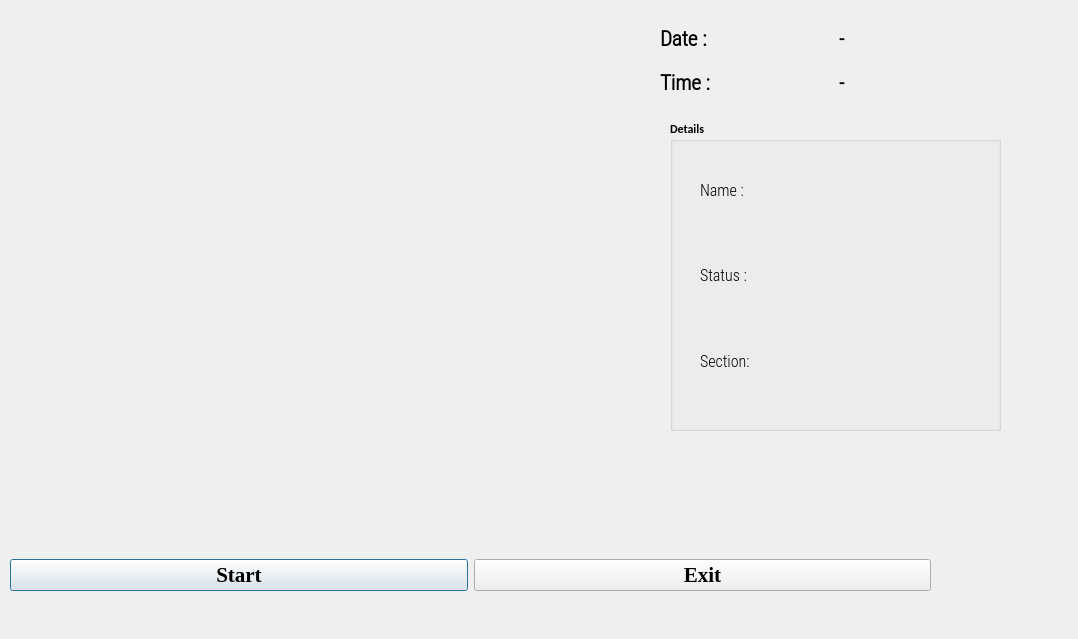
<?xml version="1.0" encoding="UTF-8"?>
<ui version="4.0">
 <class>OutputDialog</class>
 <widget class="QDialog" name="OutputDialog">
  <property name="geometry">
   <rect>
    <x>0</x>
    <y>0</y>
    <width>1078</width>
    <height>639</height>
   </rect>
  </property>
  <property name="minimumSize">
   <size>
    <width>0</width>
    <height>0</height>
   </size>
  </property>
  <property name="maximumSize">
   <size>
    <width>1280</width>
    <height>720</height>
   </size>
  </property>
  <property name="font">
   <font>
    <family>Calibri</family>
    <weight>75</weight>
    <bold>true</bold>
   </font>
  </property>
  <property name="windowTitle">
   <string>Face Recognition Attendance System by Meghwant Singh</string>
  </property>
  <property name="windowIcon">
   <iconset resource="resource.qrc">
    <normaloff>:/icon/icon.png</normaloff>:/icon/icon.png</iconset>
  </property>
  <widget class="QLabel" name="imgLabel">
   <property name="geometry">
    <rect>
     <x>10</x>
     <y>10</y>
     <width>640</width>
     <height>480</height>
    </rect>
   </property>
   <property name="minimumSize">
    <size>
     <width>4</width>
     <height>0</height>
    </size>
   </property>
   <property name="maximumSize">
    <size>
     <width>640</width>
     <height>480</height>
    </size>
   </property>
   <property name="text">
    <string/>
   </property>
  </widget>
  <widget class="QWidget" name="horizontalLayoutWidget">
   <property name="geometry">
    <rect>
     <x>10</x>
     <y>500</y>
     <width>921</width>
     <height>151</height>
    </rect>
   </property>
   <layout class="QHBoxLayout" name="horizontalLayout">
    <item>
     <widget class="QPushButton" name="ClockInButton">
      <property name="font">
       <font>
        <family>Times New Roman</family>
        <pointsize>16</pointsize>
        <weight>75</weight>
        <bold>true</bold>
       </font>
      </property>
      <property name="text">
       <string>Start</string>
      </property>
      <property name="checkable">
       <bool>true</bool>
      </property>
     </widget>
    </item>
    <item>
     <widget class="QPushButton" name="ClockOutButton">
      <property name="font">
       <font>
        <family>Times New Roman</family>
        <pointsize>16</pointsize>
        <weight>75</weight>
        <bold>true</bold>
       </font>
      </property>
      <property name="text">
       <string>Exit</string>
      </property>
      <property name="checkable">
       <bool>true</bool>
      </property>
     </widget>
    </item>
   </layout>
  </widget>
  <widget class="QWidget" name="gridLayoutWidget">
   <property name="geometry">
    <rect>
     <x>660</x>
     <y>20</y>
     <width>351</width>
     <height>81</height>
    </rect>
   </property>
   <layout class="QGridLayout" name="gridLayout_2">
    <item row="0" column="1">
     <widget class="QLabel" name="Date_Label">
      <property name="font">
       <font>
        <family>Roboto Condensed Light</family>
        <pointsize>15</pointsize>
        <weight>75</weight>
        <bold>true</bold>
       </font>
      </property>
      <property name="text">
       <string>-</string>
      </property>
     </widget>
    </item>
    <item row="1" column="0">
     <widget class="QLabel" name="label_2">
      <property name="font">
       <font>
        <family>Roboto Condensed Light</family>
        <pointsize>16</pointsize>
        <weight>75</weight>
        <bold>true</bold>
       </font>
      </property>
      <property name="text">
       <string>Time :</string>
      </property>
     </widget>
    </item>
    <item row="1" column="1">
     <widget class="QLabel" name="Time_Label">
      <property name="font">
       <font>
        <family>Roboto Condensed Light</family>
        <pointsize>15</pointsize>
        <weight>75</weight>
        <bold>true</bold>
       </font>
      </property>
      <property name="text">
       <string>-</string>
      </property>
     </widget>
    </item>
    <item row="0" column="0">
     <widget class="QLabel" name="label">
      <property name="font">
       <font>
        <family>Roboto Condensed Light</family>
        <pointsize>16</pointsize>
        <weight>75</weight>
        <bold>true</bold>
       </font>
      </property>
      <property name="text">
       <string>Date :</string>
      </property>
     </widget>
    </item>
   </layout>
  </widget>
  <widget class="QGroupBox" name="groupBox">
   <property name="geometry">
    <rect>
     <x>670</x>
     <y>120</y>
     <width>331</width>
     <height>311</height>
    </rect>
   </property>
   <property name="title">
    <string>Details</string>
   </property>
   <widget class="QWidget" name="verticalLayoutWidget">
    <property name="geometry">
     <rect>
      <x>30</x>
      <y>30</y>
      <width>127</width>
      <height>251</height>
     </rect>
    </property>
    <layout class="QVBoxLayout" name="verticalLayout">
     <item>
      <widget class="QLabel" name="label_3">
       <property name="font">
        <font>
         <family>Roboto Condensed Light</family>
         <pointsize>12</pointsize>
         <weight>50</weight>
         <bold>false</bold>
        </font>
       </property>
       <property name="text">
        <string>Name : </string>
       </property>
      </widget>
     </item>
     <item>
      <widget class="QLabel" name="label_4">
       <property name="font">
        <font>
         <family>Roboto Condensed Light</family>
         <pointsize>12</pointsize>
         <weight>50</weight>
         <bold>false</bold>
        </font>
       </property>
       <property name="text">
        <string>Status :</string>
       </property>
      </widget>
     </item>
     <item>
      <widget class="QLabel" name="H">
       <property name="font">
        <font>
         <family>Roboto Condensed Light</family>
         <pointsize>12</pointsize>
         <weight>50</weight>
         <bold>false</bold>
        </font>
       </property>
       <property name="text">
        <string>Section:</string>
       </property>
      </widget>
     </item>
    </layout>
   </widget>
   <widget class="QWidget" name="verticalLayoutWidget_2">
    <property name="geometry">
     <rect>
      <x>150</x>
      <y>30</y>
      <width>171</width>
      <height>251</height>
     </rect>
    </property>
    <layout class="QVBoxLayout" name="verticalLayout_2">
     <item>
      <widget class="QLabel" name="NameLabel">
       <property name="font">
        <font>
         <family>Roboto Condensed Light</family>
         <pointsize>12</pointsize>
         <weight>50</weight>
         <bold>false</bold>
        </font>
       </property>
       <property name="text">
        <string/>
       </property>
      </widget>
     </item>
     <item>
      <widget class="QLabel" name="StatusLabel">
       <property name="font">
        <font>
         <family>Roboto Condensed Light</family>
         <pointsize>12</pointsize>
         <weight>50</weight>
         <bold>false</bold>
        </font>
       </property>
       <property name="text">
        <string/>
       </property>
      </widget>
     </item>
     <item>
      <widget class="QLabel" name="HoursLabel">
       <property name="font">
        <font>
         <family>Calibri</family>
         <pointsize>12</pointsize>
         <weight>75</weight>
         <bold>true</bold>
        </font>
       </property>
       <property name="text">
        <string/>
       </property>
      </widget>
     </item>
    </layout>
   </widget>
  </widget>
 </widget>
 <resources>
  <include location="resource.qrc"/>
 </resources>
 <connections/>
</ui>
